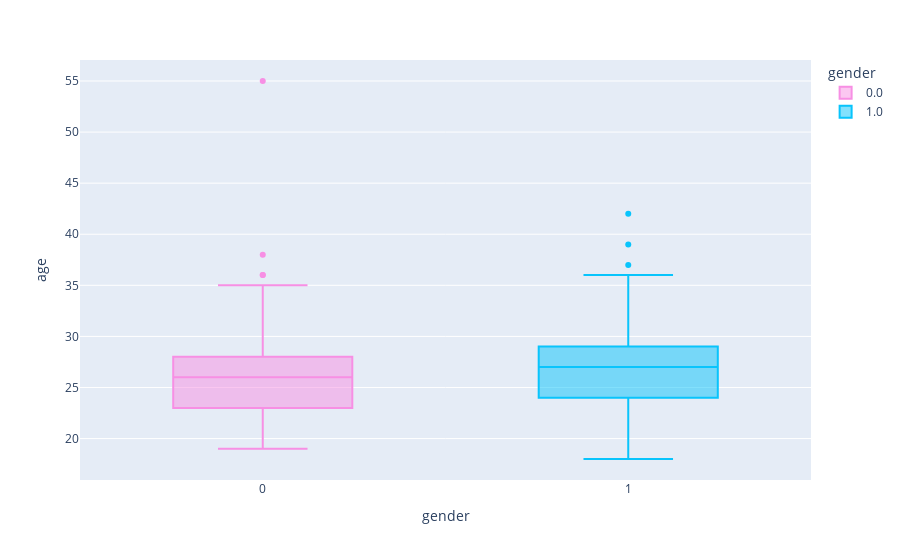

Here is the notebook cell this chart was saved with:
### Code cell
fig = px.box(df_iid, x="gender", y="age", color="gender", color_discrete_sequence=["#F78FE4", "#08C4FC"])
fig.show()

### Figure 1 — Plotly figure (JSON) as saved in the notebook; plotly's stock layout.template omitted (floating-point values rounded to 4 significant figures; data arrays with more than 128 entries replaced by an {"elided": "..."} marker saying what was removed)
{"data": [{"alignmentgroup": "True", "hovertemplate": "gender=%{x}<br>age=%{y}<extra></extra>", "legendgroup": "0.0", "marker": {"color": "#F78FE4"}, "name": "0.0", "notched": false, "offsetgroup": "0.0", "orientation": "v", "showlegend": true, "type": "box", "x": {"elided": "274 int values"}, "x0": " ", "xaxis": "x", "y": {"elided": "274 int values"}, "y0": " ", "yaxis": "y"}, {"alignmentgroup": "True", "hovertemplate": "gender=%{x}<br>age=%{y}<extra></extra>", "legendgroup": "1.0", "marker": {"color": "#08C4FC"}, "name": "1.0", "notched": false, "offsetgroup": "1.0", "orientation": "v", "showlegend": true, "type": "box", "x": {"elided": "277 int values"}, "x0": " ", "xaxis": "x", "y": {"elided": "277 int values"}, "y0": " ", "yaxis": "y"}], "layout": {"boxmode": "overlay", "legend": {"title": {"text": "gender"}, "tracegroupgap": 0}, "margin": {"t": 60}, "xaxis": {"anchor": "y", "categoryarray": [0, 1], "categoryorder": "array", "domain": [0, 1], "title": {"text": "gender"}}, "yaxis": {"anchor": "x", "domain": [0, 1], "title": {"text": "age"}}}}
